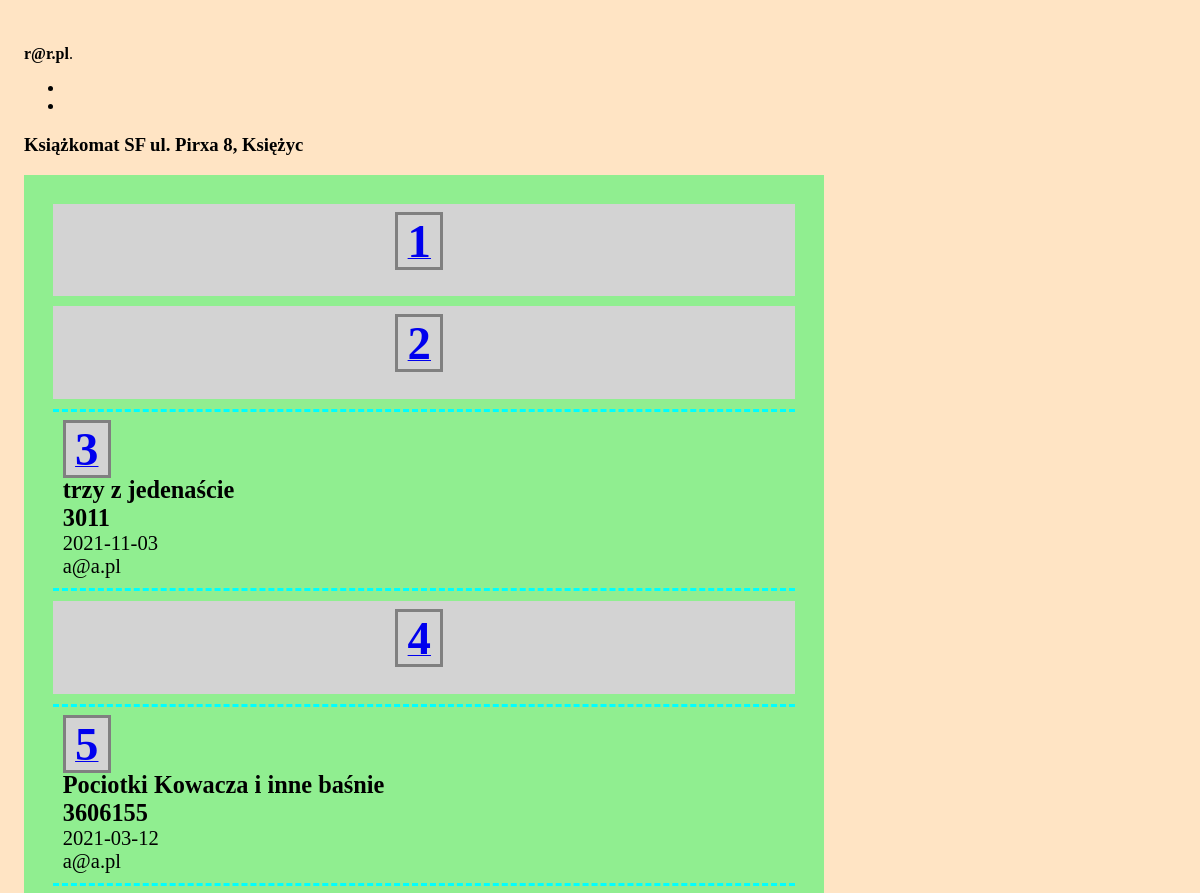
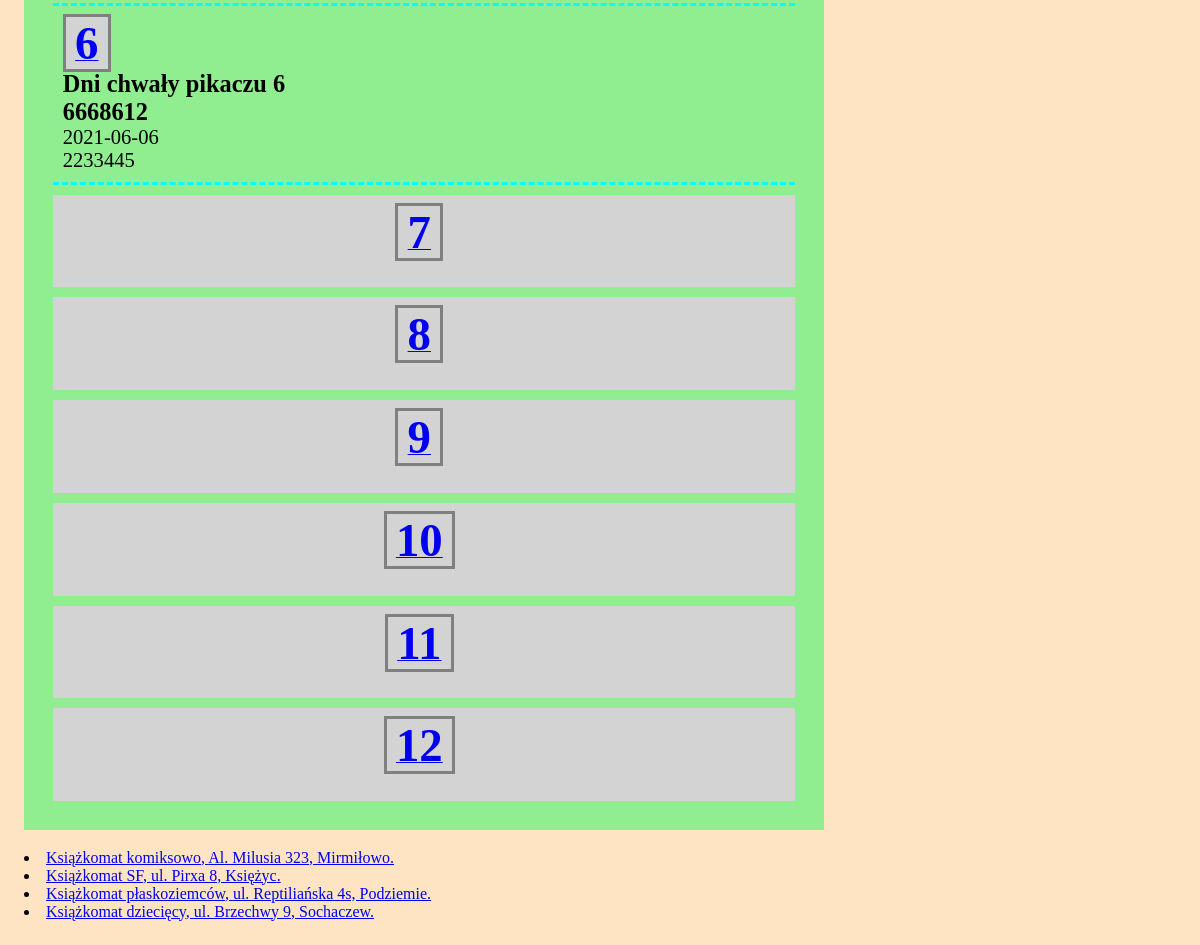
Page /machine.php?id=15 (signed in) on the earlier database version (2 pictures, top to bottom).
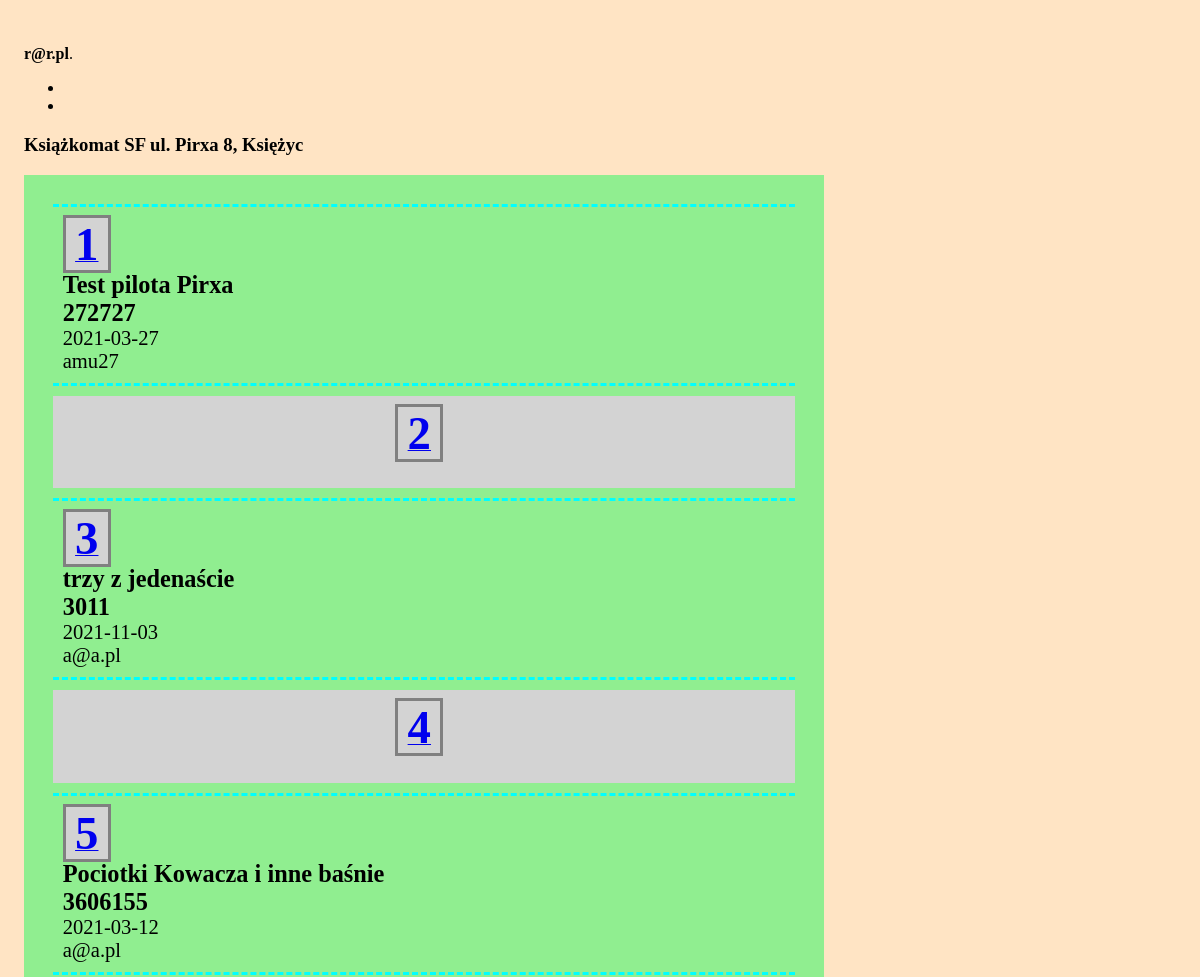
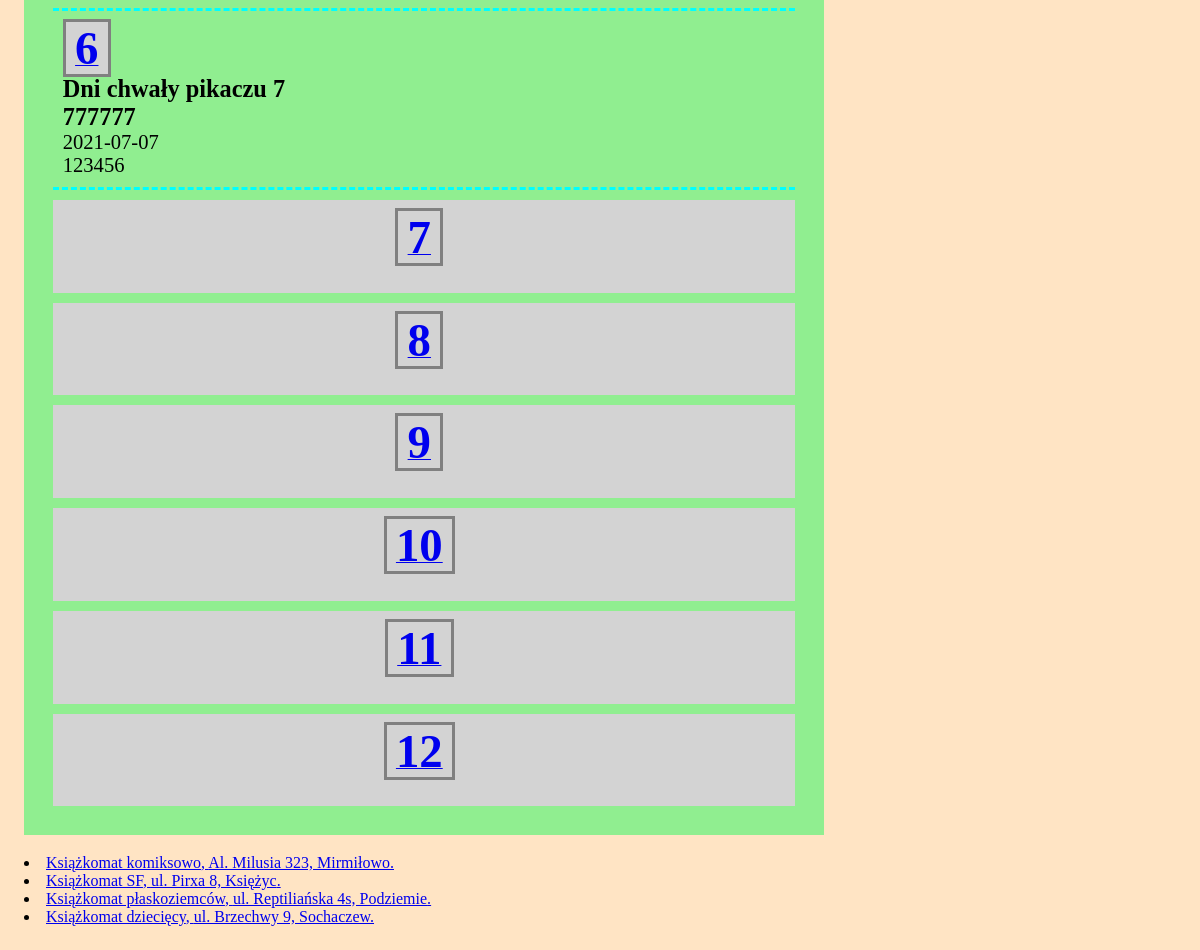
Same page on the later database version (2 pictures, top to bottom).
### tables this page shows
CREATE TABLE "unit" (
    "unit_id" INTEGER PRIMARY KEY AUTOINCREMENT NOT NULL,
    "unit_name" TEXT,
    "unit_address" TEXT,
    "number_columns" INTEGER,
    "number_box" INTEGER
);

CREATE TABLE "user" (
    "id" INTEGER PRIMARY KEY AUTOINCREMENT NOT NULL,
    "date_insertion" DATETIME,
    "title" TEXT,
    "access_code" TEXT,
    "user_id" INTEGER,
    "box_nr" INTEGER,
    "unit_id" INTEGER
);

### machine.php (the view, shortened to what this page needs)
<?php
require 'config.php';
$db = new MyDB($dbfile);
$selected_unit = filter_input(INPUT_GET, 'id', FILTER_VALIDATE_INT);
$stm = $db->query("SELECT unit_id, unit_name, unit_address, number_box FROM unit");
while ($row = $stm->fetchArray(1)) {
    $unit_id = $row['unit_id'];
    $unit_name = $row['unit_name'];
    $unit_address = $row['unit_address'];
    $unit = "<li><a href=\"?id=$unit_id\">$unit_name, $unit_address.</a></li>";
    $all_units .= $unit;
}
function selected_machine($db, $selected_unit, $info)
{
    $unit_name = "";
    $unit_address = "";
    $number_box = "";
    $stm = $db->prepare("SELECT * from unit where unit_id = :unit_id");
    $stm->bindValue(':unit_id', $selected_unit);
    $score = $stm->execute();
    while ($row = $score->fetchArray(1)) {
        $unit_name = $row['unit_name'];
        $unit_address = $row['unit_address'];
        $number_columns = $row['number_columns'];
        $number_box = $row['number_box'];
    };
    $numbox = 1;
    $k = 1;
    $r = 0;
    $drawing_start = "\n<div  class=\"edycja\">\n";
    $drawing_body = "";
    while ($numbox <= $number_box) {
        $stm = $db->prepare("SELECT unit_name, unit_address from unit where unit_id = :unit_id");
        $stm->bindValue(':unit_id', $selected_unit);
        $score = $stm->execute();
        while ($row = $score->fetchArray(1)) {
            $unit_name = $row['unit_name'];
            $unit_address = $row['unit_address'];
        };
        $stm_box = $db->prepare("SELECT * from user where box_nr = :numbox and unit_id = :unit_id");
        $stm_box->bindValue(':numbox', $numbox);
        $stm_box->bindValue(':unit_id', $selected_unit);
        $score_box = $stm_box->execute();
        $date_insertion = "";
        $title = "";
        $access_code = "";
        $user_id = "";
        while ($row_box = $score_box->fetchArray(1)) {
            $date_insertion = $row_box['date_insertion'];
            $title = $row_box['title'];
            $access_code = $row_box['access_code'];
            $user_id = $row_box['user_id'];
        };
        $box_full = "";
        if (strlen($date_insertion) > 1) {
            $single_box = "<div class=\"machine-box pelna  \">
        <div class=\"\"><a href=\"edit-box.php?box=$numbox&id=$selected_unit\"><span class=\"box-number\">$numbox</span></a>
        $box_full</div><a href=\"edit-box.php?box=$numbox&id=$selected_unit\" class=\"decoration-none\">
        <div>" . $info['book_title'] . " <span class=\"main-data\">$title</span>
        </div>
        <div>" . $info['lockbox_code'] . " <span class=\"main-data\">$access_code</span></div>
        <div>" . $info['date_emptying'] . " <span class=\"highlighted-description\">$date_insertion</span></div>
        <div>" . $info['reader_id'] . " <span class=\"highlighted-description\">$user_id</span></div>
        </a>\n</div>";
        } else {
            $single_box = "<div class=\"grid-item pusta\">
        <div class=\"\"><a href=\"edit-box.php?box=$numbox&id=$selected_unit\"><span class=\"box-number\">$numbox</span></a>
        $box_full<p class=\"alert\"><a href=\"edit-box.php?box=$numbox&id=$selected_unit\">" . $info['box_empty'] . "</a></p>
        </div>\n</div>";
        }
        $drawing_body = $drawing_body . " $single_box  ";
        if ($k < $number_columns) {
            $k++;
            $r++;
        } else {
            $k = 1;
            $drawing_body = $drawing_body . "";
        }
        $numbox++;
    }
    $drawing_stop = "</div>\n";
    $drawing_selected_machine = $drawing_start . $drawing_body . $drawing_stop;
    $unit_info = array($drawing_selected_machine, $unit_name, $unit_address);
    return $unit_info;
}
$unit_info = selected_machine($db, $selected_unit, $info);
$select_machine = $unit_info[1] . " " . $unit_info[2];
$all_units_after = "";
if (is_int($selected_unit)) {
    $unit_template = $unit_info[0];
    $all_units_after = $all_units;
} else {
    $select_machine = $info['select_machine'];
    $unit_template = "";
    $select_machine_after = "";
}
echo $page_head . "\n\t\t<title>" . $info['machine_title']; ?></title>
</head>
<body>
    <?php
    if (isset($_SESSION["name"])) {
    ?>
        <header class="page-header">
            <?php echo $info['admin_login_info'] . " <b>" . $_SESSION['name']; ?></b>.<br>
        </header>
        <nav>
            <ul>
                <li><?php echo $info['admin_logout']; ?></li>
                <li><?php echo $info['admin_page']; ?></li>
            </ul>
        </nav>
        <main role="main">
            <section>
                <h3 class=""><?php echo $select_machine; ?></h3>
            </section>
            <section>
                <h3 class=""><?php echo $unit_template;  ?></h3>
                <?php echo $all_units_after; ?>
            </section>
        </main>
    <?php
    } else {
        echo '<header class="page-header">
        <h1>' . $info["machine_message"] . '</h1>
        <h2><a href="login.php">' . $info["login_first"] . '</a></h2>
    </header>';
    }
    ?>
</body>
</html>

### config.php (shortened to what this page needs)
<?php
$all_units = "";
$page_head = "<!DOCTYPE html>
<html lang=\"pl-PL\">
    <head>
        <meta charset=\"UTF-8\" />
        <link rel=\"stylesheet\" type=\"text/css\" href=\"../style.css\" />
        <meta name=\"viewport\" content=\"width=device-width, initial-scale=1\">
        <link rel=\"icon\" type=\"image/svg+xml\" href=\"../librarycabinet.svg\">
        <link rel=\"mask-icon\" href=\"../librarycabinet.svg\" color=\"#66cd00\">";

### style.css (style rules this page uses)
.grid-item { padding: 10px; margin: 10px; text-align: center; }
.pelna { background: lightgreen; color: black; }
.pusta { background: lightgray; color: black; }
.main-data { font-weight: bold; font-size: 1.3em; }
.highlighted-description { font-weight: normal; font-size: 1.1em; color: #000; }
.box-number { font-size: 2.5em; font-weight: bold; border-color: gray; background-color: lightgray; border-style: solid; margin-right: .2em; padding-left: 0.2em; padding-right: .2em; }
.machine-box { padding: 10px; margin: 10px; border-bottom: aqua; border-top: aqua; border-top-style: dashed; border-bottom-style: dashed; }
.decoration-none { text-decoration: none; color: black; }
.edycja { background: lightgreen; color: black; padding: 1em; margin-bottom: 1em; }
body { padding: 1em; background-color: bisque; max-width: 800px; }

Differences in the rows shown:
added user: title "Test pilota Pirxa", access_code "272727", date_insertion "2021-03-27", user "amu27"
changed user: title "Dni chwały pikaczu 6" → "Dni chwały pikaczu 7"; access_code "6668612" → "777777"; date_insertion "2021-06-06" → "2021-07-07"; user "2233445" → "123456"
